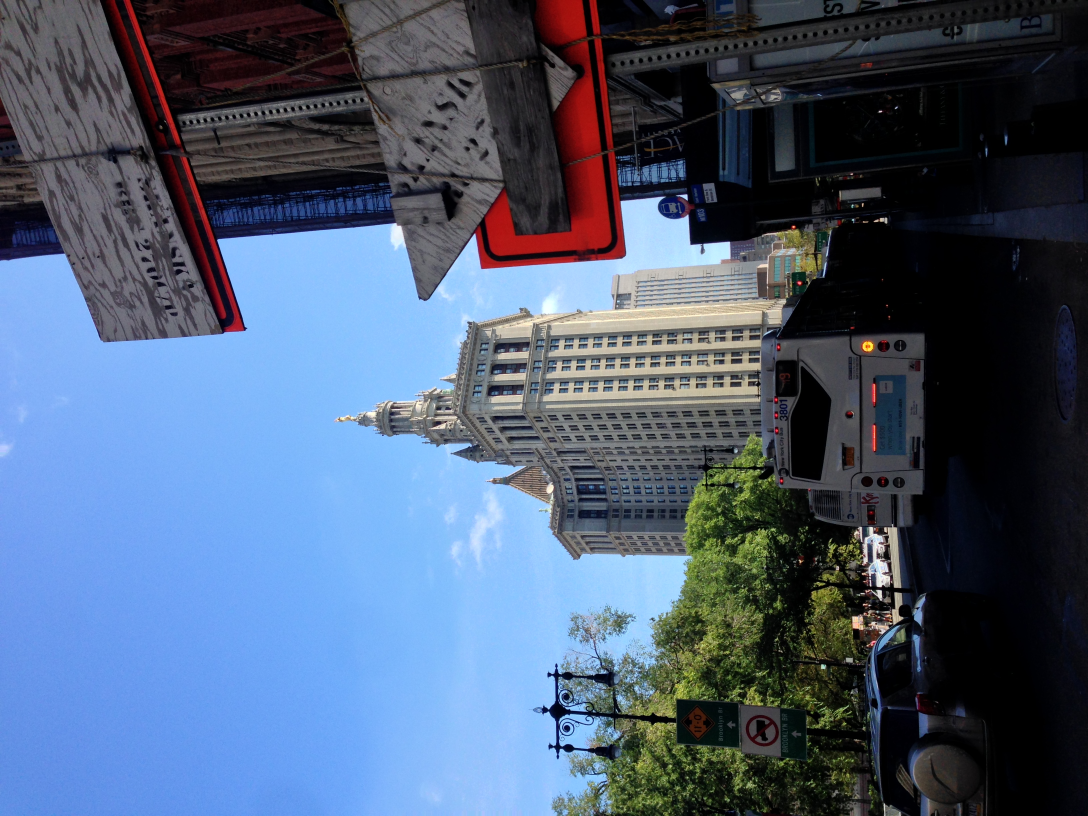
#> input picture Measure/example_data/example_image.jpg, 3264 x 2448 px (shown at 1/3 size)
$ jupyter execute --allow-errors M04_Reading_and_writing_files.ipynb   (shell and % lines are left out)
#> lines starting #> are read from the running program, lines starting #| are printed output that depends on the picture
<a href="https://colab.research.google.com/github/brian-ho/intro-to-urban-data/blob/main/Measure/M04_Reading_and_writing_files.ipynb" target="_parent"></a>

# **04 Measure** Reading and writing files

```
    Class       ARCH 6131 Urban Design Methods / Skills / Tools 1
                Tata Innovation Center
                Fall 2025
                Monday 9:30 AM to 12 PM

    Instructor  Brian Ho
                brian@brian-ho.io
```

This notebook covers ways to read and write flies. It assumes you've understood the first two notebooks. In particular, how to load external Python libraries and packages, and the basics of data structures and functions.

The notebook covers the following files:

- Comma-separated value (CSV) files for tabular data
- GeoJSON for more web-based geospatial data
- Shapefiles (SHP) for more GIS geospatial data
- Image files

⚠ **Reminder about saving files on Colab notebooks**

_Please keep in mind that any files you create in a Colab notebook are **temporarily** stored on the cloud. You must download these files to save them, or write them directly into your Drive._

This notebook relies on a few libraries, so we will import them now:

[cell 1]
import os
import json
import pandas as pd
import geopandas as gpd
import PIL
from pathlib import Path

Finally, you'll need the example data located [here](https://github.com/brian-ho/intro-to-urban-data/tree/main/Measure/Example%20Data) on GitHub. Upload this to someplace in Google Drive, and update the variable accordingly with the right path.

[cell 2]
from google.colab import drive

drive.mount("/content/drive")

[cell 3]
EXAMPLE_DATA_DIRECTORY = "example_data"

## CSV files
Comma-separated values files contain tabular or two-dimensional data. You can think of them as basic spreadsheets or tables — just the numbers and values, without formulas or formatting. The data is organized into rows and columns, with the first row typically serving as column headers.

Here's data the you might expect to store in a CSV

| first_column | second_column | third_column |
| --- | --- | --- |
| 1 | A | D |
| 2 | B | E |
| 3 | C | F |

CSVs get their name because they are in fact written out as plain text files. Rows are each a line, and the columns are separated by ... commas! So the above would look something like:

```
first_column,second_column,third_column
1,A,D
2,B,E
3,C,F
```

You can load any CSV using `pandas` and the helpful `read_csv` function. The tabular data becomes a `DataFrame`.

[cell 4]
# Reads a CSV file on Google Drive
example_dataframe = pd.read_csv(Path(EXAMPLE_DATA_DIRECTORY) / "example.csv")
#> (reads Measure/Example Data/example.csv from the repository)
example_dataframe

As a `DataFrame`, you can perform a number of basic views, analysis, and calculations.

[cell 5]
# We can get the basic length and size of the table
print(f"Length of the dataframe: {len(example_dataframe)}")
print(f"Dimensions of the dataframe: {example_dataframe.shape}")

[cell 6]
# We can access any column of a dataframe based on its name
example_dataframe["first_column"]

#> (a cell that did not finish here is left out)

#> (a cell that did not finish here is left out)

In the future, you'll be able to edit and work with this data in Python. For now, we'll skip right to writing. You can create a CSV file from this data with the equally helpful `to_csv` method.

This time, you need to call this from the `DataFrame` itself. The first argument is the file name and path.

[cell 9]
# This create a temporary file on the cloud computer running your Colab notebook
example_dataframe.to_csv("saved_example.csv", index=False)

[cell 10]
# Or, you can write directly to your Google Drive using a path under "/context/drive/..."
example_dataframe.to_csv(
    Path(EXAMPLE_DATA_DIRECTORY) / "saved_example.csv", index=False
)

A dataframe can be converted into more typical Python data structures, like dictionaries and lists.

[cell 11]
# Convert a dataframe to a dictionary. Pandas supports multiple ways to do this!
example_dict = example_dataframe.to_dict()
example_dict

[cell 12]
# Passing in a different argument gets us a different format.
# Can you tell what is different in this case?
example_dict = example_dataframe.to_dict(orient="list")
example_dict

And you can create dataframe and write them to a CSV in the same way:

[cell 13]
# This is but one of many ways to make a Pandas DataFrame
# Notice that we can use Python data structures to provide the data
created_dataframe = pd.DataFrame(
    {
        "first_column": [1, 2, 3],
        "second_column": ["A", "B", "C"],
        "third_column": ["D", "E", "F"],
    }
)
created_dataframe.to_csv("another_saved_example.csv", index=False)

The great thing about `Pandas` is you can also open and save a bunch of other common tabular data formats. There's a long list [here](https://pandas.pydata.org/docs/reference/io.html) but this includes Excel, JSON, and other delimited file types.

## GeoJSON files
Geospatial information you find online will often be stored as [GeoJSON files](https://geojson.org/). These can contain lots of deeper data, or they can simply be a collection of basic shapes.

GeoJSON files are by definition geo-referenced, and they will almost always use the [WGS 84 map projection](https://earth-info.nga.mil/index.php?dir=wgs84&action=wgs84): the coordinates of geometry will be in longitude-latitude decimal degrees pairs.

`GeoPandas` makes loading GeoJSONs very easy!

#> (a cell that did not finish here is left out)

Hmmm ... notice this produces a table. It's a useful preview of the organization of the data, but we want a map!

You can get one with `GeoDataFrame.plot()`.

#> (a cell that did not finish here is left out)

Much like with `Pandas` and writing CSV files, you can write GeoJSON files using `GeoPandas` natively.

You do this with the `GeoDataFrame.to_file()` method, and you must provide a `driver` argument that specifies GeoJSON as the desired format.

#> (a cell that did not finish here is left out)

## SHP files
You can also read and write shapefiles, typically used for desktop GIS software, with `GeoPandas`. Shapefiles are usually zipflies (ZIP) or a folder containing multiple other files.

You can open the ZIP file or the folder.

#> (a cell that did not finish here is left out)

#> (a cell that did not finish here is left out)

#> (a cell that did not finish here is left out)

#> (a cell that did not finish here is left out)

#> (a cell that did not finish here is left out)

#> (a cell that did not finish here is left out)

... and you can write to shapefile. Note this actually produces multiple discrete files which constitute the "shapefile".

#> (a cell that did not finish here is left out)

In general, GeoJSONs tend to be simpler to work with and are much more common for web-based mapping and technology applications — we'll use those in the class for those reasons. But hopefully `geopandas` can replace some of your need for GIS software.

## Image files
Image files can be opened with `PIL`, another Python library.

[cell 24]
# We can open most supported images directly
img = PIL.Image.open(Path(EXAMPLE_DATA_DIRECTORY) / "example_image.jpg")
#> img is the input picture: PIL image 3264x2448 RGB; mean R, G, B 77.1, 93.1, 117.2

# JPEG files may be rotated. We can use metadata to orient them correctly!
img = PIL.ImageOps.exif_transpose(img)
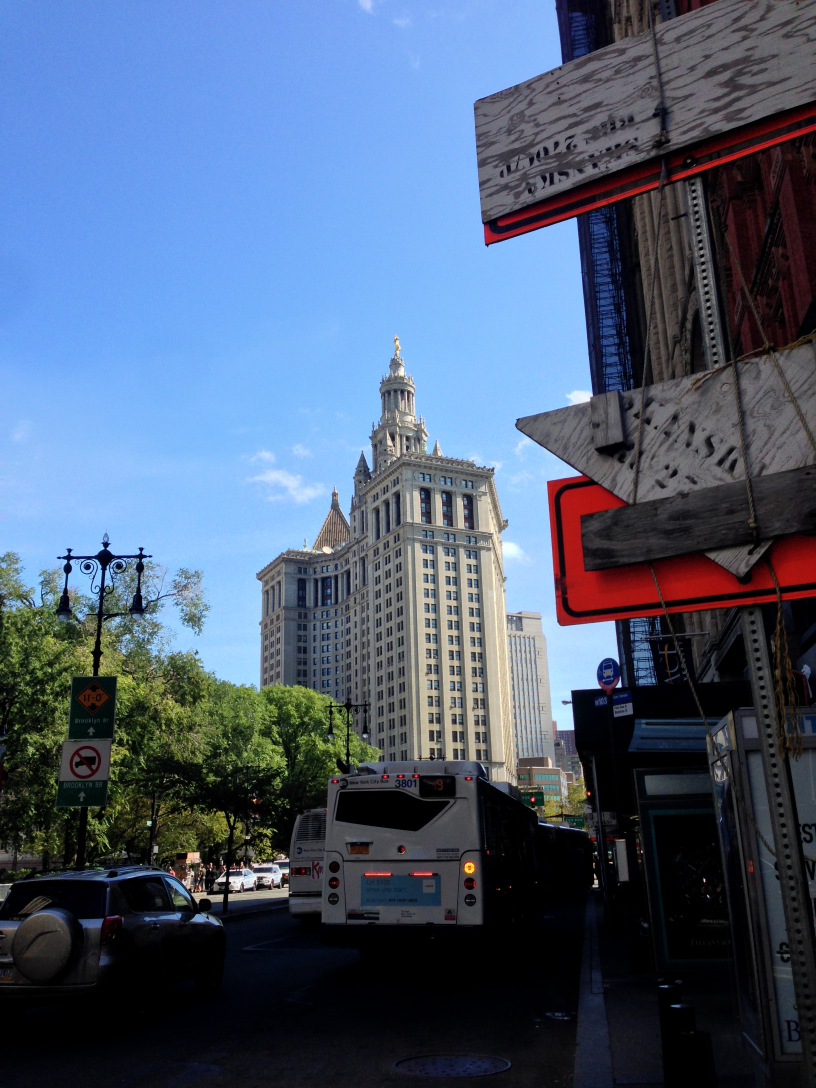
#> img: PIL image 2448x3264 RGB (shown at 1/3 size); mean R, G, B 77.1, 93.1, 117.2
img.resize((400, 400))
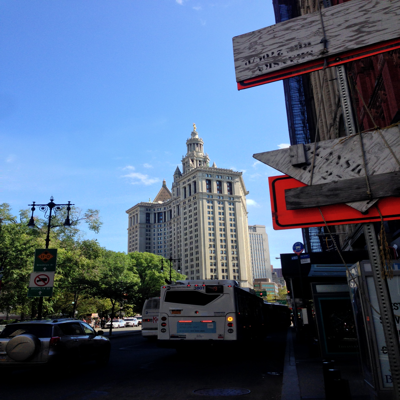
#> Out: PIL image 400x400 RGB; mean R, G, B 77.1, 93.1, 117.2
